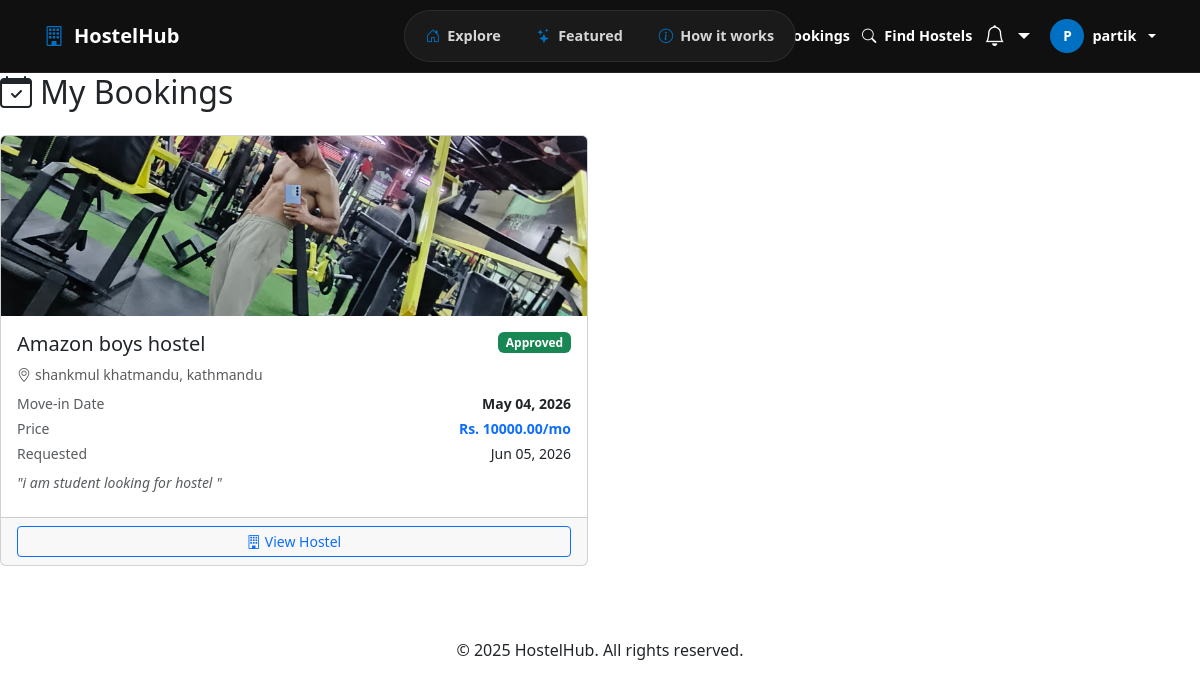
Screenshot of /bookings/my-bookings/ (signed in) with the database file from the repository.
### users/models.py (models this page shows, shortened)
class CustomUser(AbstractUser):
    ROLE_CHOICES = (
        ('student', 'Student'),
        ('owner', 'Hostel Owner'),
        ('admin', 'Admin'),
    )
    role = models.CharField(
        max_length=20, choices=ROLE_CHOICES, default='student')
    phone = models.CharField(max_length=15, blank=True)
    is_email_verified = models.BooleanField(default=False)
    profile_picture = models.ImageField(
        upload_to='profiles/', blank=True, null=True)
    address = models.TextField(blank=True)

### bookings/models.py (models this page shows, shortened)
class Booking(models.Model):
    STATUS_CHOICES = (
        ('pending', 'Pending'),
        ('approved', 'Approved'),
        ('rejected', 'Rejected'),
        ('cancelled', 'Cancelled'),
    )
    student = models.ForeignKey(
        CustomUser, on_delete=models.CASCADE, related_name='bookings')
    hostel = models.ForeignKey(
        Hostel, on_delete=models.CASCADE, related_name='bookings')
    message = models.TextField(blank=True)
    status = models.CharField(
        max_length=20, choices=STATUS_CHOICES, default='pending')
    move_in_date = models.DateField()
    created_at = models.DateTimeField(auto_now_add=True)
    updated_at = models.DateTimeField(auto_now=True)

### hostels/models.py (models this page shows, shortened)
class HostelImage(models.Model):
    hostel = models.ForeignKey(
        Hostel, on_delete=models.CASCADE, related_name='images')
    image = models.ImageField(upload_to='hostels/')
    is_primary = models.BooleanField(default=False)
    uploaded_at = models.DateTimeField(auto_now_add=True)

class Hostel(models.Model):
    HOSTEL_TYPE_CHOICES = (
        ('boys', 'Boys'),
        ('girls', 'Girls'),
        ('mixed', 'Mixed'),
    )
    STATUS_CHOICES = (
        ('pending', 'Pending Approval'),
        ('approved', 'Approved'),
        ('rejected', 'Rejected'),
    )
    ROOM_TYPE_CHOICES = (
        ('1_seater', '1 Seater (Single Room)'),
        ('2_seater', '2 Seater (Shared - 2 Beds)'),
        ('3_seater', '3 Seater (Shared - 3 Beds)'),
        ('4_seater', '4 Seater (Shared - 4 Beds)'),
    )
    MINIMUM_STAY_CHOICES = (
        (1, '1 Month'),
        (3, '3 Months'),
        (6, '6 Months'),
        (12, '1 Year'),
    )
    owner = models.ForeignKey(
        CustomUser, on_delete=models.CASCADE, related_name='hostels')
    name = models.CharField(max_length=200)
    address = models.TextField()
    city = models.CharField(max_length=100)
    description = models.TextField()
    hostel_type = models.CharField(max_length=10, choices=HOSTEL_TYPE_CHOICES)
    room_type = models.CharField(
        max_length=20, choices=ROOM_TYPE_CHOICES, default='1_seater')
    price_per_month = models.DecimalField(max_digits=10, decimal_places=2)
    total_rooms = models.PositiveIntegerField()
    available_rooms = models.PositiveIntegerField()
    status = models.CharField(
        max_length=20, choices=STATUS_CHOICES, default='pending')
    admission_fee = models.DecimalField(
        max_digits=10, decimal_places=2, null=True, blank=True)
    contact_number = models.CharField(max_length=15, blank=True, null=True)
    has_wifi = models.BooleanField(default=False)
    has_parking = models.BooleanField(default=False)
    has_laundry = models.BooleanField(default=False)
    has_hot_water = models.BooleanField(default=False)
    has_cctv = models.BooleanField(default=False)
    has_kitchen = models.BooleanField(default=False)
    has_meals = models.BooleanField(default=False)
    has_study_room = models.BooleanField(default=False)
    has_power_backup = models.BooleanField(default=False)
    nearby_landmarks = models.CharField(max_length=300, blank=True, null=True)
    minimum_stay = models.PositiveIntegerField(
        choices=MINIMUM_STAY_CHOICES, default=1)
    hostel_rules = models.TextField(blank=True, null=True)
    latitude = models.DecimalField(
        max_digits=9, decimal_places=6, blank=True, null=True)
    longitude = models.DecimalField(
        max_digits=9, decimal_places=6, blank=True, null=True)
    is_available = models.BooleanField(default=True)
    created_at = models.DateTimeField(auto_now_add=True)
    updated_at = models.DateTimeField(auto_now=True)

### bookings/views.py (the view)
# urls.py: path('my-bookings/', views.my_bookings, name='my_bookings'),
@login_required
def my_bookings(request):
    if request.user.role != 'student':
        return redirect('home')
    bookings = Booking.objects.filter(
        student=request.user
    ).select_related('hostel').order_by('-created_at')
    return render(request, 'bookings/my_bookings.html', {'bookings': bookings})

### bookings/context_processors.py (called while the page is built)
def notifications(request):
    if request.user.is_authenticated:
        unread = request.user.notifications.filter(is_read=False)
        return {
            'unread_notifications': unread,
            'unread_count': unread.count(),
            'recent_notifications': request.user.notifications.all().order_by('-created_at')[:5],
        }
    return {}

### templates/bookings/my_bookings.html (shortened to what this page needs)
{% extends 'base.html' %}
{% block content %}
    <div class="d-flex align-items-center mb-4">
        <h2 class="mb-0"><i class="bi bi-calendar-check me-2"></i>My Bookings</h2>
    </div>
    {% if bookings %}
        <div class="row g-4">
            {% for booking in bookings %}
                <div class="col-md-6">
                    <div class="card h-100">
                        {% with booking.hostel.images.first as img %}
                        {% if img %}
                        <img src="{{ img.image.url }}" class="card-img-top" style="height:180px; object-fit:cover;">
                        {% else %}
                        <div class="bg-light d-flex align-items-center justify-content-center" style="height:180px;">
                            <i class="bi bi-building text-muted" style="font-size:2.5rem;"></i>
                        </div>
                        {% endif %}
                        {% endwith %}
                        <div class="card-body">
                            <div class="d-flex justify-content-between align-items-start mb-2">
                                <h5 class="card-title mb-0">{{ booking.hostel.name }}</h5>
                                {% if booking.status == 'approved' %}
                                <span class="badge bg-success">Approved</span>
                                {% elif booking.status == 'pending' %}
                                <span class="badge bg-warning text-dark">Pending</span>
                                {% elif booking.status == 'rejected' %}
                                <span class="badge bg-danger">Rejected</span>
                                {% elif booking.status == 'cancelled' %}
                                <span class="badge bg-secondary">Cancelled</span>
                                {% endif %}
                            </div>
                            <p class="text-muted small mb-2">
                                <i class="bi bi-geo-alt me-1"></i>{{ booking.hostel.address }}, {{ booking.hostel.city }}
                            </p>
                            <div class="d-flex justify-content-between mb-1">
                                <span class="text-muted small">Move-in Date</span>
                                <span class="small fw-semibold">{{ booking.move_in_date|date:"M d, Y" }}</span>
                            </div>
                            <div class="d-flex justify-content-between mb-1">
                                <span class="text-muted small">Price</span>
                                <span class="small fw-semibold text-primary">Rs. {{ booking.hostel.price_per_month }}/mo</span>
                            </div>
                            <div class="d-flex justify-content-between mb-2">
                                <span class="text-muted small">Requested</span>
                                <span class="small">{{ booking.created_at|date:"M d, Y" }}</span>
                            </div>
                            {% if booking.message %}
                            <p class="small text-muted fst-italic mb-2">"{{ booking.message }}"</p>
                            {% endif %}
                        </div>
                        {% if booking.status == 'pending' %}
                        <div class="card-footer">
                            <a href="{% url 'cancel_booking' booking.id %}" class="btn btn-outline-danger btn-sm w-100"
                                onclick="return confirm('Cancel this booking request?')">
                                <i class="bi bi-x-circle me-1"></i>Cancel Request
                            </a>
                        </div>
                        {% elif booking.status == 'approved' %}
                        <div class="card-footer">
                            <a href="{% url 'hostel_detail' booking.hostel.id %}" class="btn btn-outline-primary btn-sm w-100">
                                <i class="bi bi-building me-1"></i>View Hostel
                            </a>
                        </div>
                        {% endif %}
                    </div>
                </div>
            {% endfor %}
        </div>
    {% endif %}
{% endblock %}

### templates/base.html (shortened to what this page needs)
{% load static %}
<!DOCTYPE html>
<html lang="en">
<head>
    <link rel="stylesheet" href="{% static 'css/style.css' %}">
    <link href="https://cdn.jsdelivr.net/npm/bootstrap@5.3.0/dist/css/bootstrap.min.css" rel="stylesheet">
    <link href="https://cdn.jsdelivr.net/npm/bootstrap-icons@1.10.5/font/bootstrap-icons.css" rel="stylesheet">
</head>
<body>
    <nav class="app-navbar">
        <div class="app-nav-inner">
            <a class="app-brand" href="{% url 'home' %}">
                <i class="bi bi-building"></i>
                <span>HostelHub</span>
            </a>
            <div class="app-nav-center">
                <a href="{% url 'home' %}">
                    <i class="bi bi-house-door"></i> Explore
                </a>
                <a href="{% url 'home' %}#featured">
                    <i class="bi bi-stars"></i> Featured
                </a>
                <a href="{% url 'home' %}#how-it-works">
                    <i class="bi bi-info-circle"></i> How it works
                </a>
            </div>
            <div class="app-nav-actions">
                {% if user.is_authenticated %}
                {% if user.role == 'student' %}
                <a href="{% url 'my_bookings' %}" class="host-link">
                     My Bookings
                </a>
                <a href="{% url 'home' %}" class="host-link">
                    <i class="bi bi-search"></i> Find Hostels
                </a>
                {% elif user.role == 'owner' %}
                <a href="{% url 'owner_dashboard' %}" class="host-link">
                    <i class="bi bi-speedometer2"></i> Dashboard
                </a>
                {% elif user.role == 'admin' %}
                <a href="{% url 'admin_dashboard' %}" class="host-link">
                    <i class="bi bi-shield-check"></i> Admin Panel
                </a>
                {% endif %}
                <div class="dropdown me-2">
                    <a href="#" class="dropdown-toggle position-relative" data-bs-toggle="dropdown"
                        style="color:#ffffff;text-decoration:none;font-size:1.3rem;">
                        <i class="bi bi-bell"></i>
                    </a>
                </div>
                <div class="dropdown">
                    <a href="#" class="dropdown-toggle d-flex align-items-center gap-2" data-bs-toggle="dropdown"
                        style="color:#ffffff;text-decoration:none;">
                        <div style="background:#0071c2;border-radius:50%;width:34px;height:34px;
                                        display:flex;align-items:center;justify-content:center;
                                        font-weight:800;font-size:0.85rem;">
                            {{ user.username|first|upper }}
                        </div>
                        <span style="font-size:0.9rem;font-weight:700;">{{ user.username }}</span>
                    </a>
                </div>
                {% endif %}
            </div>
        </div>
    </nav>
    <main>
        {% block content %}{% endblock %}
    </main>
    <footer class="py-4 mt-5">
        <div class="container text-center">
            <p class="mb-0">&copy; 2025 HostelHub. All rights reserved.</p>
        </div>
    </footer>
</body>
</html>

### static/css/style.css (style rules this page uses)
* { box-sizing: border-box; margin: 0; padding: 0; }
body { background: #0f0f0f; color: #ffffff; font-family: 'Poppins', sans-serif; }
a { text-decoration: none; }
.app-navbar { background: #101010; border-bottom: 1px solid rgba(255, 255, 255, 0.08); position: sticky; top: 0; z-index: 20; }
.app-nav-inner { align-items: center; display: flex; justify-content: space-between; margin: 0 auto; max-width: 1240px; min-height: 72px; padding: 0 clamp(18px, 4vw, 44px); position: relative; }
.app-brand { align-items: center; color: #ffffff; display: inline-flex; font-size: 1.25rem; font-weight: 800; gap: 10px; text-decoration: none; }
.app-brand i { color: #0071c2; }
.app-nav-center { align-items: center; background: #1a1a1a; border: 1px solid rgba(255, 255, 255, 0.08); border-radius: 999px; display: flex; gap: 4px; left: 50%; padding: 5px; position: absolute; transform: translateX(-50%); }
.app-nav-center a { align-items: center; border-radius: 999px; color: #d6d6d6; display: inline-flex; font-size: 0.9rem; font-weight: 700; gap: 7px; padding: 9px 16px; text-decoration: none; transition: all 0.2s ease; white-space: nowrap; }
.app-nav-center i { color: #0071c2; }
.app-nav-actions { align-items: center; display: flex; gap: 12px; }
.app-nav-actions a { align-items: center; color: #d6d6d6; display: inline-flex; font-size: 0.9rem; font-weight: 700; gap: 8px; text-decoration: none; transition: color 0.2s ease; white-space: nowrap; }
.app-nav-actions .host-link { color: #ffffff; }
.card-body { padding: 20px; }
.card-footer { align-items: center; background: transparent; border: 0; display: flex; gap: 12px; justify-content: space-between; padding: 0; }

### rows the page displays
CustomUser: username|first "P", username "partik"
Booking: hostel.images.first.image (picture), hostel.name "Amazon boys hostel", status "Approved", hostel.address "shankmul khatmandu", hostel.city "kathmandu", move_in_date "May 04, 2026", hostel.price_per_month "10000.00", created_at "Jun 05, 2026", message "i am student looking for hostel"
